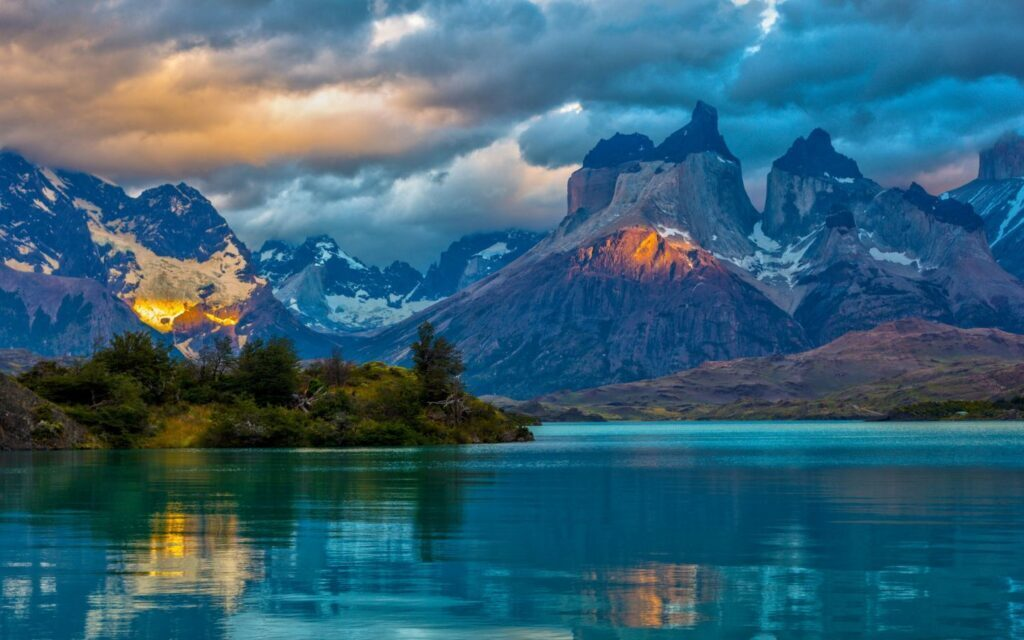
#> input picture data/130-hinh-nen-may-tinh-4k-7-1024x640.jpg, 1024 x 640 px, found by its file name
$ python merge_image_contour.py
#> lines starting #> are read from the running program, lines starting #| are printed output that depends on the picture; after the words box and inside, x2 and y2 are one past the last pixel; in counts of white or black regions, pixels touching at a corner belong together; pictures that were not available may be replaced by others from this repository, and a replacement may not be noted
import cv2 as cv
import numpy as np

background = cv.imread(r"data\130-hinh-nen-may-tinh-4k-7-1024x640.jpg")
#> background is the input picture: shape (640, 1024, 3); mean B, G, R 117.1, 98.2, 55.6
img = cv.imread(r"data\phone.png")
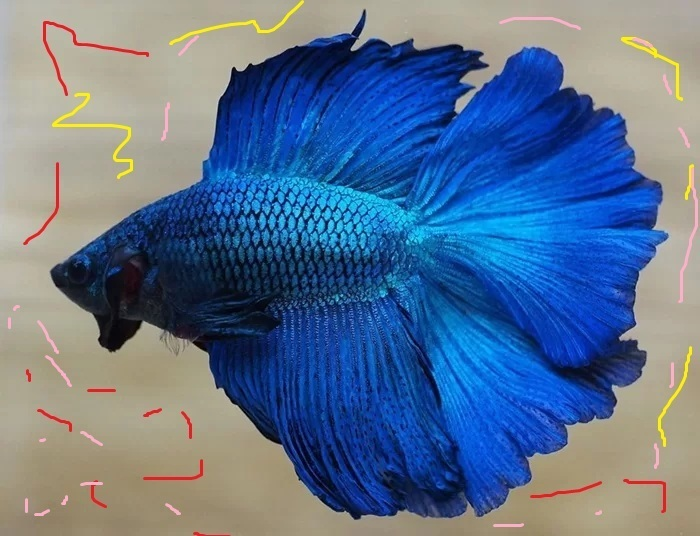
#> input picture data/ca-betta-mau-xanh-duong.jpg, 700 x 536 px, given in place of phone.png, which was not available
#> img is the input picture: shape (536, 700, 3); mean B, G, R 144.7, 115.1, 92.6
img = cv.resize(img,(600,400))
#> img: shape (400, 600, 3)

img2 = cv.imread(r"data\phone.png")
img2 = cv.resize(img2, (600, 400))

cv.imshow('Original Image', img)

gray = cv.cvtColor(img, cv.COLOR_BGR2GRAY)
cv.imshow('Gray Image', gray)
gray = cv.GaussianBlur(gray, (5, 5), 0) # reduce noise
ret, thresh = cv.threshold(gray, 60, 255, cv.THRESH_BINARY_INV)
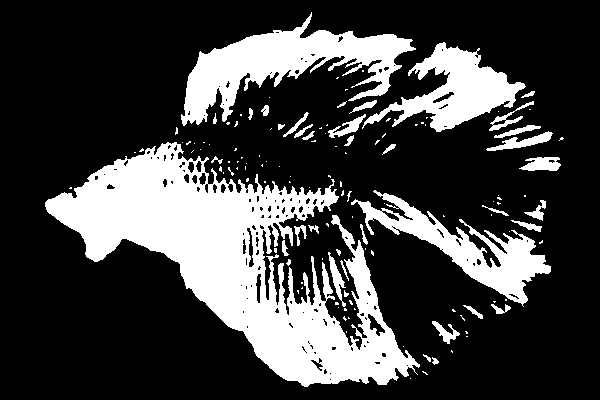
#> thresh: shape (400, 600); 25.4% white; 134 white regions (94 under 20 px), largest, box (x1, y1, x2, y2) and area: (45, 142, 420, 387) 34907, (181, 12, 416, 126) 9769, (351, 190, 551, 307) 6032
cv.imshow('thresh', thresh)

ret, mask = cv.threshold(gray, 90, 140, cv.THRESH_BINARY)
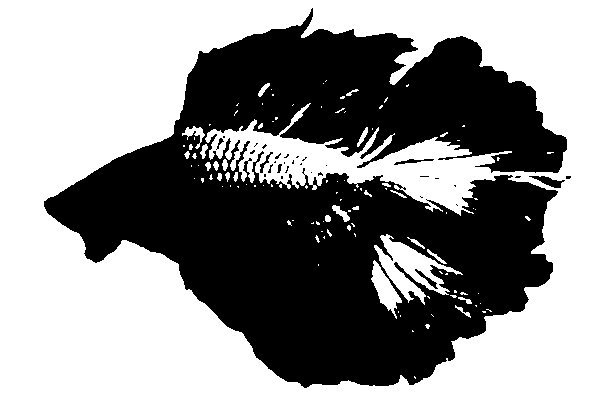
#> mask: shape (400, 600); values 0 (black) and 140 (white), 55.9% white; 33 black regions (26 under 20 px)

contours, hierarchy = cv.findContours(thresh, cv.RETR_EXTERNAL, cv.CHAIN_APPROX_NONE)
#> contours = 134 contours, 103 with area under 20; largest, box (x1, y1, x2, y2) and area: (45, 142, 420, 387) 35042, (181, 12, 416, 126) 9316, (351, 190, 551, 307) 5708, (362, 42, 526, 132) 5533, (486, 131, 553, 151) 398

largest_contour = max(contours, key=cv.contourArea)
#> largest_contour = contour of 2528 points, box (x1, y1, x2, y2) (45, 142, 420, 387), area 35042

contours2, hierarchy2 = cv.findContours(thresh, cv.RETR_EXTERNAL, cv.CHAIN_APPROX_NONE)
#> contours2 has the same summary as contours
cv.drawContours(img2, contours2, -1, (0,255,0), 2)
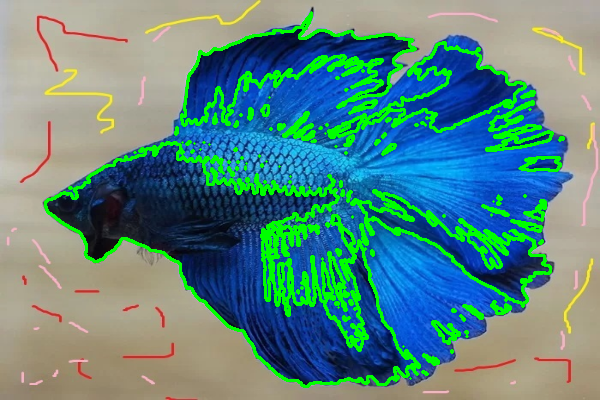
#> img2: shape (400, 600, 3); mean B, G, R 129.4, 135.9, 90.7
cv.imshow('All Contours', img2)
# draw largest contour into a new blank image
mask1 = np.zeros(img.shape[:2], dtype=np.uint8)
cv.drawContours(mask1, [largest_contour], 0, (255,255,255), -1)
#> mask1: shape (400, 600); 15.1% white; 1 white region, box (x1, y1, x2, y2) and area: (45, 142, 420, 387) 36307
result = cv.bitwise_and(img, img, mask=mask1)
cv.imshow('Largest Contour', result)
# [10 lines of commented-out code are left out]
gray2 = cv.cvtColor(result, cv.COLOR_BGR2GRAY)
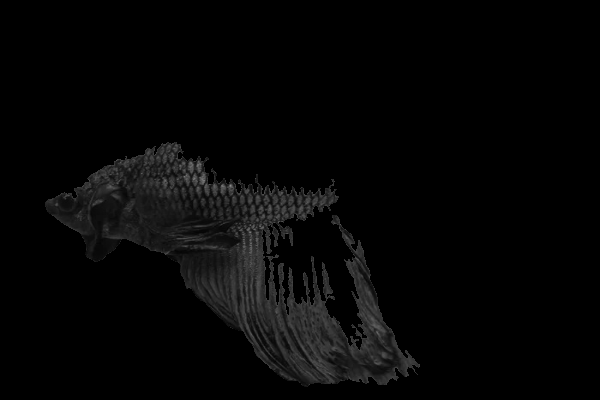
#> gray2: shape (400, 600); min 0, max 139, mean 5.8
ret2, result2 = cv.threshold(gray2, 5, 255, cv.THRESH_BINARY)
#> result2: shape (400, 600); 15.1% white; 1 white region
cv.imshow("Mask", result2)
contours2, hierarchy2 = cv.findContours(result2, cv.RETR_EXTERNAL, cv.CHAIN_APPROX_NONE)
#> contours2 = 1 contour; box (x1, y1, x2, y2) and area: (45, 142, 420, 387) 35038
mask_inv = cv.bitwise_not(result2)
#> mask_inv: shape (400, 600); 84.9% white; 1 black region, box (x1, y1, x2, y2) and area: (45, 142, 420, 387) 36295
cv.imshow("Inverted Mask", mask_inv)

# !!! --> parameter 'mask' in bg_masked and fg_masked must be swap when using transparent_fish.png
# vị trí của 'con cá đen' --> sử dụng thresh_inverted
h_fg, w_fg, _ = img.shape
#> h_fg = 400; w_fg = 600
h_bg, w_bg, _ = background.shape
#> h_bg = 640; w_bg = 1024

x_settled = w_bg - w_fg
#> x_settled = 424
y_settled = h_bg - h_fg
#> y_settled = 240

roi = background[y_settled:y_settled + h_fg, x_settled:x_settled + w_fg]
bg_masked = cv.bitwise_and(roi, roi, mask=mask_inv)
# lấy vùng hình con cá
fg_masked = cv.bitwise_and(img, img, mask=result2)

composed_roi = cv.add(bg_masked, fg_masked)
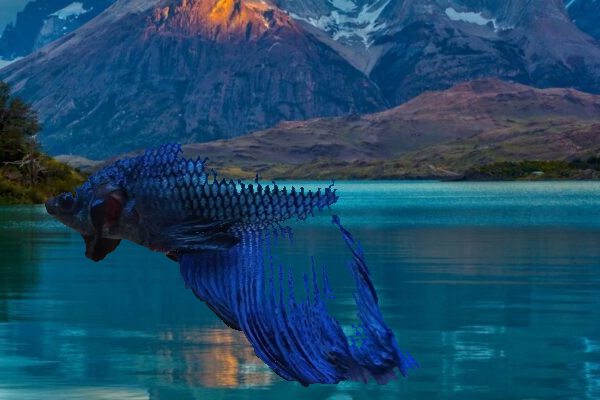
#> composed_roi: shape (400, 600, 3); mean B, G, R 103.3, 73.6, 28.7

background[y_settled:y_settled + h_fg, x_settled:x_settled + w_fg] = composed_roi
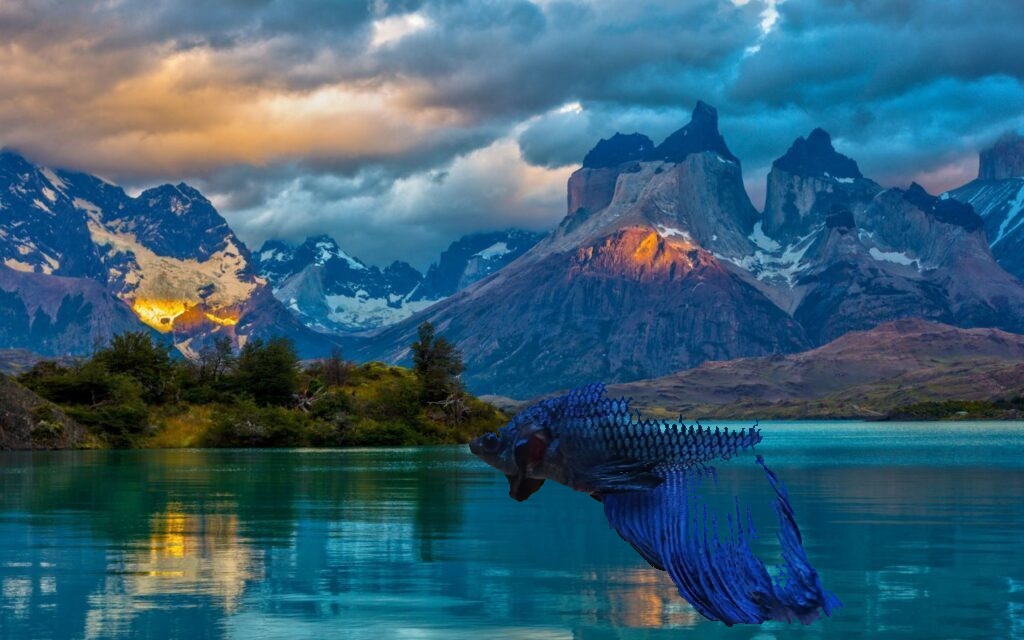
#> background: shape (640, 1024, 3); mean B, G, R 115.8, 95.4, 55.2
cv.imshow("Merged Image", background)
cv.waitKey(0)
cv.destroyAllWindows()
